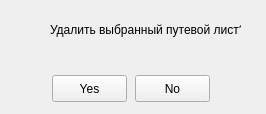
<?xml version="1.0" encoding="UTF-8"?>
<ui version="4.0">
 <class>Form</class>
 <widget class="QWidget" name="Form">
  <property name="windowModality">
   <enum>Qt::ApplicationModal</enum>
  </property>
  <property name="geometry">
   <rect>
    <x>0</x>
    <y>0</y>
    <width>266</width>
    <height>114</height>
   </rect>
  </property>
  <property name="windowTitle">
   <string>Confirm</string>
  </property>
  <property name="windowIcon">
   <iconset>
    <normaloff>bmp/18.bmp</normaloff>bmp/18.bmp</iconset>
  </property>
  <widget class="QPushButton" name="pushButton">
   <property name="geometry">
    <rect>
     <x>52</x>
     <y>75</y>
     <width>75</width>
     <height>27</height>
    </rect>
   </property>
   <property name="text">
    <string>Yes</string>
   </property>
   <property name="icon">
    <iconset>
     <normaloff>bmp/124.bmp</normaloff>bmp/124.bmp</iconset>
   </property>
   <property name="autoRepeatInterval">
    <number>100</number>
   </property>
  </widget>
  <widget class="QPushButton" name="pushButton_2">
   <property name="geometry">
    <rect>
     <x>135</x>
     <y>75</y>
     <width>75</width>
     <height>27</height>
    </rect>
   </property>
   <property name="text">
    <string>No</string>
   </property>
   <property name="icon">
    <iconset>
     <normaloff>bmp/111.bmp</normaloff>bmp/111.bmp</iconset>
   </property>
  </widget>
  <widget class="QLabel" name="label">
   <property name="geometry">
    <rect>
     <x>10</x>
     <y>10</y>
     <width>41</width>
     <height>41</height>
    </rect>
   </property>
   <property name="text">
    <string/>
   </property>
   <property name="pixmap">
    <pixmap>bmp/124552.bmp</pixmap>
   </property>
  </widget>
  <widget class="QLabel" name="label_2">
   <property name="geometry">
    <rect>
     <x>50</x>
     <y>20</y>
     <width>191</width>
     <height>20</height>
    </rect>
   </property>
   <property name="text">
    <string>Удалить выбранный путевой лист?</string>
   </property>
  </widget>
 </widget>
 <resources/>
 <connections/>
</ui>
